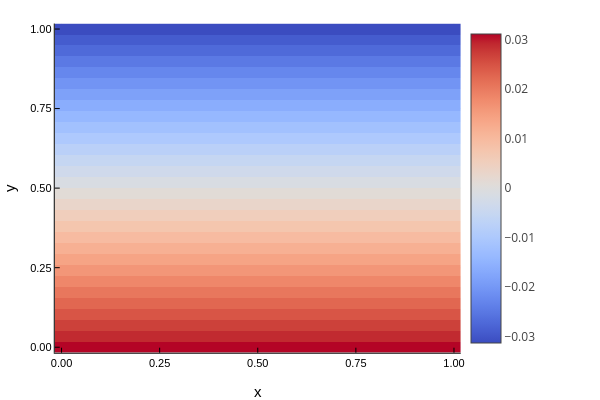

The code cell stored with this chart in its notebook:
### Code cell
a2sol = reshape(sol[Ntot+1:2*Ntot], p.Nx, p.Ny)
heatmap(x,y, a2sol',
xlabel="x",
ylabel="y",
color=:coolwarm
)

### Figure 1 — Plotly figure (JSON) as saved in the notebook; plotly's stock layout.template omitted (floating-point values rounded to 4 significant figures; data arrays with more than 128 entries replaced by an {"elided": "..."} marker saying what was removed)
{"data": [{"colorbar": {"len": 0.9143, "title": "", "x": 0.7679, "y": 0.533}, "colorscale": {"elided": "100x2 mixed values"}, "name": "y1", "showlegend": false, "showscale": true, "type": "heatmap", "x": [-0.01724, 0.01724, 0.05172, 0.08621, 0.1207, 0.1552, 0.1897, 0.2241, 0.2586, 0.2931, 0.3276, 0.3621, 0.3966, 0.431, 0.4655, 0.5, 0.5345, 0.569, 0.6034, 0.6379, 0.6724, 0.7069, 0.7414, 0.7759, 0.8103, 0.8448, 0.8793, 0.9138, 0.9483, 0.9828, 1.017], "xaxis": "x", "y": [-0.01724, 0.01724, 0.05172, 0.08621, 0.1207, 0.1552, 0.1897, 0.2241, 0.2586, 0.2931, 0.3276, 0.3621, 0.3966, 0.431, 0.4655, 0.5, 0.5345, 0.569, 0.6034, 0.6379, 0.6724, 0.7069, 0.7414, 0.7759, 0.8103, 0.8448, 0.8793, 0.9138, 0.9483, 0.9828, 1.017], "yaxis": "y", "z": {"elided": "30x30 float values"}, "zmax": 0.03125, "zmin": -0.03125}], "layout": {"annotations": [], "height": 400, "legend": {"bgcolor": "rgba(255, 255, 255, 1.000)", "bordercolor": "rgba(0, 0, 0, 1.000)", "borderwidth": 1, "font": {"color": "rgba(0, 0, 0, 1.000)", "family": "sans-serif", "size": 11}, "title": {"font": {"color": "rgba(0, 0, 0, 1.000)", "family": "sans-serif", "size": 15}, "text": ""}, "tracegroupgap": 0, "traceorder": "normal", "x": 1, "xanchor": "auto", "y": 1, "yanchor": "auto"}, "margin": {"b": 20, "l": 0, "r": 0, "t": 20}, "paper_bgcolor": "rgba(255, 255, 255, 1.000)", "plot_bgcolor": "rgba(255, 255, 255, 1.000)", "showlegend": true, "width": 600, "xaxis": {"anchor": "y", "domain": [0.09128, 0.7679], "gridcolor": "rgba(0, 0, 0, 0.100)", "gridwidth": 0.5, "linecolor": "rgba(0, 0, 0, 1.000)", "mirror": false, "range": [-0.01724, 1.017], "showgrid": true, "showline": true, "showticklabels": true, "tickangle": 0, "tickcolor": "rgb(0, 0, 0)", "tickfont": {"color": "rgba(0, 0, 0, 1.000)", "family": "sans-serif", "size": 11}, "tickmode": "array", "ticks": "inside", "ticktext": ["0.00", "0.25", "0.50", "0.75", "1.00"], "tickvals": [0, 0.25, 0.5, 0.75, 1], "title": "x", "titlefont": {"color": "rgba(0, 0, 0, 1.000)", "family": "sans-serif", "size": 15}, "type": "-", "visible": true, "zeroline": false, "zerolinecolor": "rgba(0, 0, 0, 1.000)"}, "yaxis": {"anchor": "x", "domain": [0.07581, 0.9902], "gridcolor": "rgba(0, 0, 0, 0.100)", "gridwidth": 0.5, "linecolor": "rgba(0, 0, 0, 1.000)", "mirror": false, "range": [-0.01724, 1.017], "showgrid": true, "showline": true, "showticklabels": true, "tickangle": 0, "tickcolor": "rgb(0, 0, 0)", "tickfont": {"color": "rgba(0, 0, 0, 1.000)", "family": "sans-serif", "size": 11}, "tickmode": "array", "ticks": "inside", "ticktext": ["0.00", "0.25", "0.50", "0.75", "1.00"], "tickvals": [0, 0.25, 0.5, 0.75, 1], "title": "y", "titlefont": {"color": "rgba(0, 0, 0, 1.000)", "family": "sans-serif", "size": 15}, "type": "-", "visible": true, "zeroline": false, "zerolinecolor": "rgba(0, 0, 0, 1.000)"}}}
